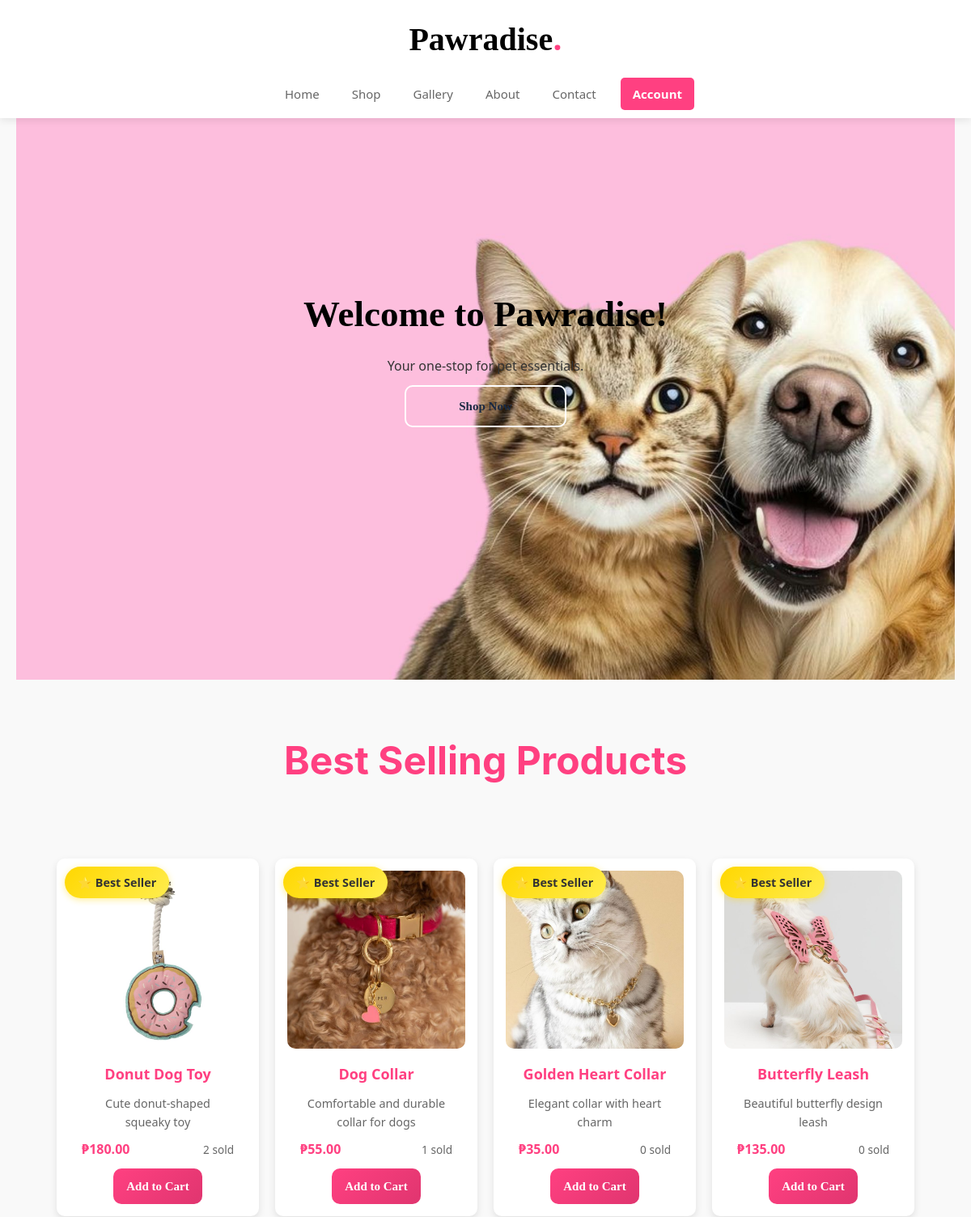
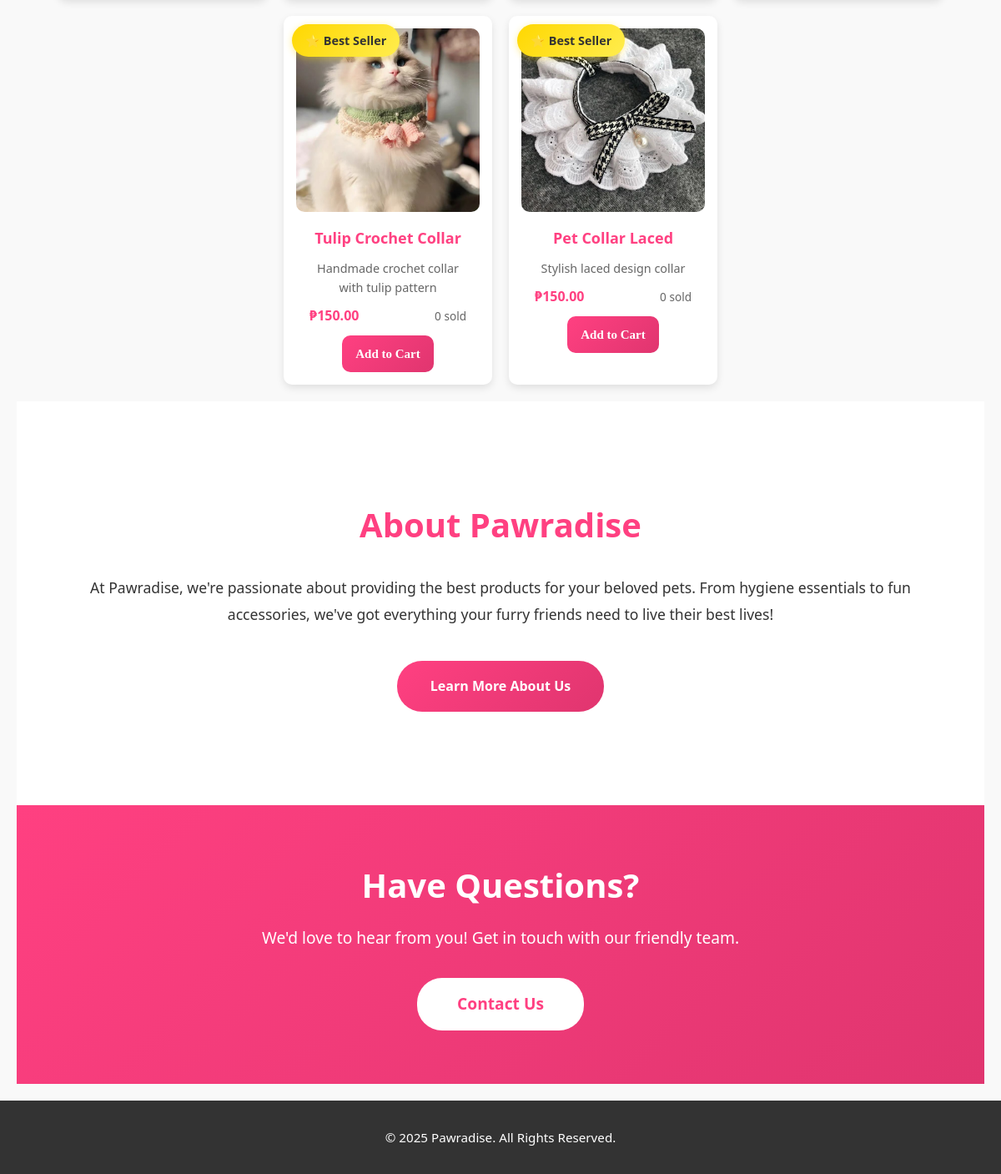
The app's page / (signed in) with its own data (2 pictures, top to bottom).
### app.py (models this page shows)
class Product(db.Model):
    id = db.Column(db.Integer, primary_key=True)
    name = db.Column(db.String(100), nullable=False)
    price = db.Column(db.Float, nullable=False)
    description = db.Column(db.Text, nullable=True)
    image = db.Column(db.String(255))
    seller_id = db.Column(db.Integer, db.ForeignKey('user.id'), nullable=True)
    stock = db.Column(db.Integer, default=0)
    sales_count = db.Column(db.Integer, default=0)
    category = db.Column(db.String(50), nullable=True)

### app.py (the view)
@app.route('/')
def home():
    best_sellers = Product.query.order_by(Product.sales_count.desc()).limit(6).all()
    return render_template('home.html', best_sellers=best_sellers)

### app.py (called while the page is built)
@app.context_processor
def utility_processor():
    return dict(timedelta=timedelta, now=datetime.utcnow)

### templates/home.html (shortened to what this page needs)
{% extends "base.html" %}
{% block content %}
<section class="home">
  <div class="content">
    <h3>Welcome to Pawradise!</h3>
    <p>Your one-stop for pet essentials.</p>
    <a href="{{ url_for('shop') }}" class="home-cta">Shop Now</a>
  </div>
</section>
<section class="best-sellers">
  <h2 class="heading">Best Selling Products</h2>
  {% if best_sellers %}
  <div class="product-container">
    {% for product in best_sellers %}
    <div class="product-card">
      {% if product.image %}
      <img src="{{ url_for('static', filename=product.image) }}" alt="{{ product.name }}">
      {% else %}
      <img src="{{ url_for('static', filename='placeholder.jpg') }}" alt="{{ product.name }}">
      {% endif %}
      <div class="best-seller-badge">⭐ Best Seller</div>
      <h3>{{ product.name }}</h3>
      <p class="product-desc">{{ product.description }}</p>
      <div class="product-footer">
        <p class="product-price">₱{{ "%.2f"|format(product.price) }}</p>
        <p class="product-sales">{{ product.sales_count }} sold</p>
      </div>
      <a href="{{ url_for('add_to_cart', product_id=product.id) }}" class="add-cart-btn">Add to Cart</a>
    </div>
    {% endfor %}
  </div>
  {% else %}
  <p class="no-products">No products available yet.</p>
  {% endif %}
</section>
<section class="about-preview">
  <div class="about-content">
    <h2>About Pawradise</h2>
    <p>At Pawradise, we're passionate about providing the best products for your beloved pets. From hygiene essentials to fun accessories, we've got everything your furry friends need to live their best lives!</p>
    <a href="{{ url_for('about') }}" class="learn-more-btn">Learn More About Us</a>
  </div>
</section>
<section class="cta-section">
  <h2>Have Questions?</h2>
  <p>We'd love to hear from you! Get in touch with our friendly team.</p>
  <a href="{{ url_for('contact') }}" class="contact-cta-btn">Contact Us</a>
</section>
{% endblock %}

### static/styles.css (style rules this page uses)
* { margin: 0; padding: 0; box-sizing: border-box; font-family: 'Segoe UI', Tahoma, Geneva, Verdana, sans-serif; }
:root { --primary-color: #ff4081; --secondary-color: #e0356f; --accent-color: #ffc0cb; --dark-bg: #2c3e50; --light-bg: #ecf0f1; --success: #27ae60; --error: #e74c3c; --warning: #f39c12; --text-dark: #333; --text-light: #fff; }
body { background: #f9f9f9; color: var(--text-dark); line-height: 1.6; }
.home { text-align: center; padding: 100px 0; display: flex; align-items: center; min-height: 100vh; background: url("/static/image1.jpg") no-repeat center; background-size: cover; background-position: center; }
.home .content { max-width: 500px; margin: 0 auto; }
.home .content h3 { font-size: 45px; color: #000000; font-weight: bold; font-family: 'Times New Roman', Times, serif; margin-bottom: 1rem; }
.home .content a { display: inline-block; width: 200px; text-align: center; margin-top: 10px; border-radius: 10px; color: #1a2942; border: 2px solid #ffffff; font-family: Verdana; font-weight: bold; font-size: 15px; padding: 12px 20px; text-decoration: none; transition: all 0.3s; }
.heading { text-align: center; font-size: 48px; font-family: BlinkMacSystemFont; font-weight: bold; color: #ff4081; padding: 30px; margin: 32px 0; }
.product-container { display: flex; flex-wrap: wrap; gap: 20px; justify-content: center; margin: 0 auto; max-width: 1200px; padding: 20px; }
.product-card { background: #fff; padding: 15px; border-radius: 10px; box-shadow: 0px 4px 10px rgba(0, 0, 0, 0.1); text-align: center; flex: 0 0 250px; flex-direction: column; justify-content: space-between; position: relative; overflow: hidden; transition: all 0.3s; }
.product-card img { width: 220px; height: 220px; border-radius: 10px; object-fit: cover; margin: 0 auto; }
.product-card h3 { margin: 10px 0; font-size: 18px; color: var(--primary-color); }
.product-desc { padding: 0 1rem; color: #666; flex-grow: 1; font-size: 0.9rem; text-align: center; }
.product-price { color: #ff4081; font-size: 16px; font-weight: bold; margin: 10px 0; }
.product-footer { display: flex; justify-content: space-between; align-items: center; padding: 0 1rem; }
.product-sales { color: #666; font-size: 0.85rem; }
.add-cart-btn { display: inline-block; text-align: center; border-radius: 10px; color: white; border: 2px solid #8c6d4f; font-family: Verdana; font-weight: bold; font-size: 15px; padding: 10px 16px; text-decoration: none; background: linear-gradient(135deg, var(--primary-color), var(--secondary-color)); cursor: pointer; transition: all 0.3s; flex: 1; border: none; }
.best-seller-badge { position: absolute; top: 10px; left: 10px; background: linear-gradient(135deg, #ffd700, #ffed4e); color: #333; padding: 0.5rem 1rem; border-radius: 20px; font-weight: bold; font-size: 0.9rem; box-shadow: 0 2px 8px rgba(255, 215, 0, 0.4); }
.about-content { background: white; padding: 3rem; border-radius: 15px; box-shadow: 0 5px 20px rgba(0,0,0,0.1); line-height: 1.8; }
.about-content h2 { color: var(--primary-color); margin-bottom: 1.5rem; font-size: 2.5rem; text-align: center; }
.about-content p { margin-bottom: 1.5rem; color: var(--text-dark); font-size: 1.1rem; }
.learn-more-btn { background: linear-gradient(135deg, var(--primary-color), var(--secondary-color)); color: white; padding: 1rem 2.5rem; border-radius: 30px; text-decoration: none; font-weight: bold; display: inline-block; margin-top: 1rem; transition: all 0.3s; }
.about-preview { padding: 4rem 2rem; background: white; text-align: center; }
.about-preview .about-content { box-shadow: none; }
.cta-section { padding: 4rem 2rem; background: linear-gradient(135deg, var(--primary-color), var(--secondary-color)); text-align: center; color: white; }
.cta-section h2 { font-size: 2.5rem; margin-bottom: 1rem; }
.cta-section p { font-size: 1.2rem; margin-bottom: 2rem; }
.contact-cta-btn { background: white; color: var(--primary-color); padding: 1rem 3rem; border-radius: 30px; text-decoration: none; font-weight: bold; font-size: 1.2rem; display: inline-block; transition: all 0.3s; }
html, body { height: 100%; display: flex; flex-direction: column; }

### records on screen
Product: image (picture), name "Donut Dog Toy", description "Cute donut-shaped squeaky toy", price "180.00", sales_count "2"
Product: image (picture), name "Dog Collar", description "Comfortable and durable collar for dogs", price "55.00", sales_count "1"
Product: image (picture), name "Golden Heart Collar", description "Elegant collar with heart charm", price "35.00", sales_count "0"
Product: image (picture), name "Butterfly Leash", description "Beautiful butterfly design leash", price "135.00", sales_count "0"
Product: image (picture), name "Tulip Crochet Collar", description "Handmade crochet collar with tulip pattern", price "150.00", sales_count "0"
Product: image (picture), name "Pet Collar Laced", description "Stylish laced design collar", price "150.00", sales_count "0"
